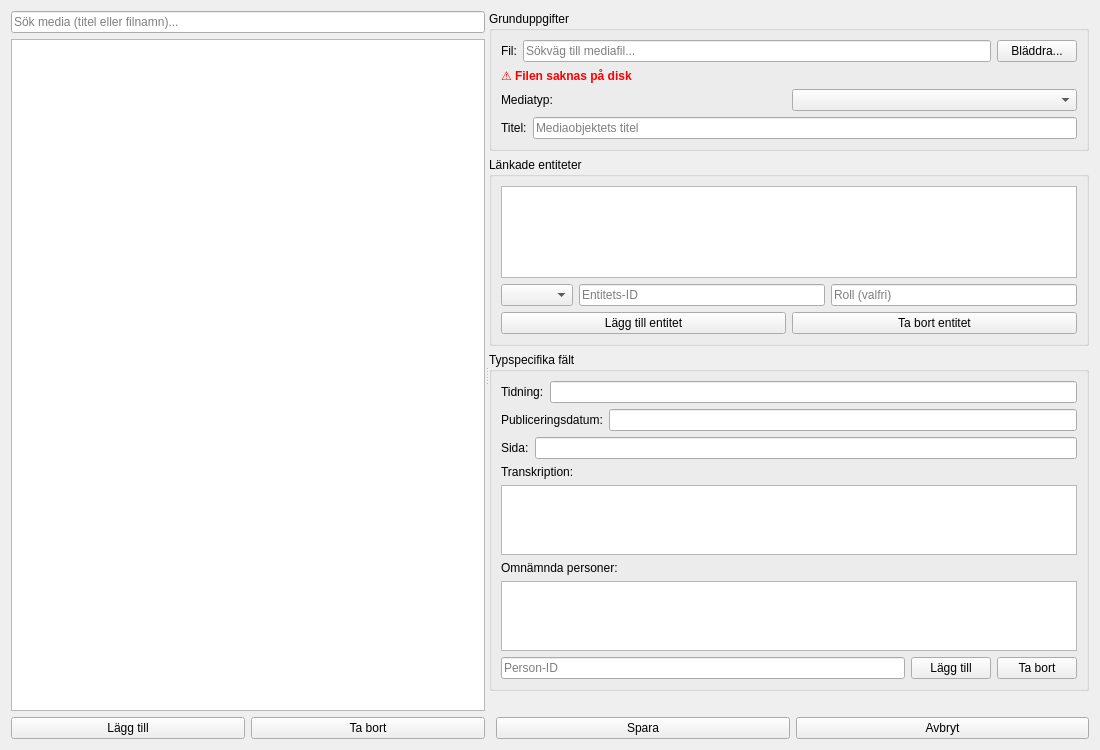
<?xml version="1.0" encoding="UTF-8"?>
<ui version="4.0">
 <class>MediaEditor</class>
 <widget class="QWidget" name="MediaEditor">
  <property name="geometry">
   <rect>
    <x>0</x>
    <y>0</y>
    <width>1100</width>
    <height>750</height>
   </rect>
  </property>
  <property name="windowTitle">
   <string>Mediaredigerare</string>
  </property>
  <layout class="QHBoxLayout" name="main_layout">
   <item>
    <widget class="QSplitter" name="splitter">
     <property name="orientation">
      <enum>Qt::Horizontal</enum>
     </property>
     <widget class="QWidget" name="left_panel">
      <layout class="QVBoxLayout" name="left_layout">
       <item>
        <widget class="QLineEdit" name="search_input">
         <property name="placeholderText">
          <string>Sök media (titel eller filnamn)...</string>
         </property>
        </widget>
       </item>
       <item>
        <widget class="QListWidget" name="media_list"/>
       </item>
       <item>
        <layout class="QHBoxLayout" name="list_buttons_layout">
         <item>
          <widget class="QPushButton" name="add_media_button">
           <property name="text">
            <string>Lägg till</string>
           </property>
          </widget>
         </item>
         <item>
          <widget class="QPushButton" name="delete_media_button">
           <property name="text">
            <string>Ta bort</string>
           </property>
          </widget>
         </item>
        </layout>
       </item>
      </layout>
     </widget>
     <widget class="QWidget" name="right_panel">
      <layout class="QVBoxLayout" name="right_layout">
       <item>
        <widget class="QGroupBox" name="basic_group">
         <property name="title">
          <string>Grunduppgifter</string>
         </property>
         <layout class="QVBoxLayout" name="basic_layout">
          <item>
           <layout class="QHBoxLayout" name="file_layout">
            <item>
             <widget class="QLabel" name="file_label">
              <property name="text"><string>Fil:</string></property>
             </widget>
            </item>
            <item>
             <widget class="QLineEdit" name="file_input">
              <property name="placeholderText"><string>Sökväg till mediafil...</string></property>
             </widget>
            </item>
            <item>
             <widget class="QPushButton" name="browse_button">
              <property name="text"><string>Bläddra...</string></property>
             </widget>
            </item>
           </layout>
          </item>
          <item>
           <widget class="QLabel" name="missing_file_label">
            <property name="text"><string>⚠ Filen saknas på disk</string></property>
            <property name="styleSheet"><string>color: red; font-weight: bold;</string></property>
            <property name="visible"><bool>false</bool></property>
           </widget>
          </item>
          <item>
           <layout class="QHBoxLayout" name="type_layout">
            <item>
             <widget class="QLabel" name="type_label">
              <property name="text"><string>Mediatyp:</string></property>
             </widget>
            </item>
            <item>
             <widget class="QComboBox" name="media_type_combo"/>
            </item>
           </layout>
          </item>
          <item>
           <layout class="QHBoxLayout" name="title_layout">
            <item>
             <widget class="QLabel" name="title_label">
              <property name="text"><string>Titel:</string></property>
             </widget>
            </item>
            <item>
             <widget class="QLineEdit" name="title_input">
              <property name="maxLength"><number>500</number></property>
              <property name="placeholderText"><string>Mediaobjektets titel</string></property>
             </widget>
            </item>
           </layout>
          </item>
         </layout>
        </widget>
       </item>
       <item>
        <widget class="QGroupBox" name="linked_entities_group">
         <property name="title">
          <string>Länkade entiteter</string>
         </property>
         <layout class="QVBoxLayout" name="linked_entities_layout">
          <item>
           <widget class="QListWidget" name="linked_entities_list"/>
          </item>
          <item>
           <layout class="QHBoxLayout" name="entity_input_layout">
            <item>
             <widget class="QComboBox" name="entity_type_combo"/>
            </item>
            <item>
             <widget class="QLineEdit" name="entity_id_input">
              <property name="placeholderText"><string>Entitets-ID</string></property>
             </widget>
            </item>
            <item>
             <widget class="QLineEdit" name="entity_role_input">
              <property name="placeholderText"><string>Roll (valfri)</string></property>
             </widget>
            </item>
           </layout>
          </item>
          <item>
           <layout class="QHBoxLayout" name="entity_buttons_layout">
            <item>
             <widget class="QPushButton" name="add_entity_button">
              <property name="text"><string>Lägg till entitet</string></property>
             </widget>
            </item>
            <item>
             <widget class="QPushButton" name="remove_entity_button">
              <property name="text"><string>Ta bort entitet</string></property>
             </widget>
            </item>
           </layout>
          </item>
         </layout>
        </widget>
       </item>
       <item>
        <widget class="QGroupBox" name="type_specific_group">
         <property name="title">
          <string>Typspecifika fält</string>
         </property>
         <layout class="QVBoxLayout" name="type_specific_layout">
          <item>
           <layout class="QHBoxLayout" name="newspaper_layout">
            <item>
             <widget class="QLabel" name="newspaper_label">
              <property name="text"><string>Tidning:</string></property>
             </widget>
            </item>
            <item>
             <widget class="QLineEdit" name="newspaper_input"/>
            </item>
           </layout>
          </item>
          <item>
           <layout class="QHBoxLayout" name="pub_date_layout">
            <item>
             <widget class="QLabel" name="pub_date_label">
              <property name="text"><string>Publiceringsdatum:</string></property>
             </widget>
            </item>
            <item>
             <widget class="QLineEdit" name="pub_date_input"/>
            </item>
           </layout>
          </item>
          <item>
           <layout class="QHBoxLayout" name="pub_page_layout">
            <item>
             <widget class="QLabel" name="pub_page_label">
              <property name="text"><string>Sida:</string></property>
             </widget>
            </item>
            <item>
             <widget class="QLineEdit" name="pub_page_input"/>
            </item>
           </layout>
          </item>
          <item>
           <layout class="QVBoxLayout" name="transcription_layout">
            <item>
             <widget class="QLabel" name="transcription_label">
              <property name="text"><string>Transkription:</string></property>
             </widget>
            </item>
            <item>
             <widget class="QTextEdit" name="transcription_input">
              <property name="maximumSize">
               <size><width>16777215</width><height>100</height></size>
              </property>
             </widget>
            </item>
           </layout>
          </item>
          <item>
           <layout class="QVBoxLayout" name="mentioned_layout">
            <item>
             <widget class="QLabel" name="mentioned_label">
              <property name="text"><string>Omnämnda personer:</string></property>
             </widget>
            </item>
            <item>
             <widget class="QListWidget" name="mentioned_persons_list">
              <property name="maximumSize">
               <size><width>16777215</width><height>80</height></size>
              </property>
             </widget>
            </item>
            <item>
             <layout class="QHBoxLayout" name="mentioned_buttons_layout">
              <item>
               <widget class="QLineEdit" name="mentioned_person_input">
                <property name="placeholderText"><string>Person-ID</string></property>
               </widget>
              </item>
              <item>
               <widget class="QPushButton" name="add_mentioned_button">
                <property name="text"><string>Lägg till</string></property>
               </widget>
              </item>
              <item>
               <widget class="QPushButton" name="remove_mentioned_button">
                <property name="text"><string>Ta bort</string></property>
               </widget>
              </item>
             </layout>
            </item>
           </layout>
          </item>
         </layout>
        </widget>
       </item>
       <item>
        <widget class="QLabel" name="status_label">
         <property name="text"><string/></property>
         <property name="styleSheet"><string>color: red;</string></property>
        </widget>
       </item>
       <item>
        <layout class="QHBoxLayout" name="buttons_layout">
         <item>
          <spacer name="buttons_spacer">
           <property name="orientation"><enum>Qt::Horizontal</enum></property>
          </spacer>
         </item>
         <item>
          <widget class="QPushButton" name="save_button">
           <property name="text"><string>Spara</string></property>
          </widget>
         </item>
         <item>
          <widget class="QPushButton" name="cancel_button">
           <property name="text"><string>Avbryt</string></property>
          </widget>
         </item>
        </layout>
       </item>
      </layout>
     </widget>
    </widget>
   </item>
  </layout>
 </widget>
 <resources/>
 <connections/>
</ui>
